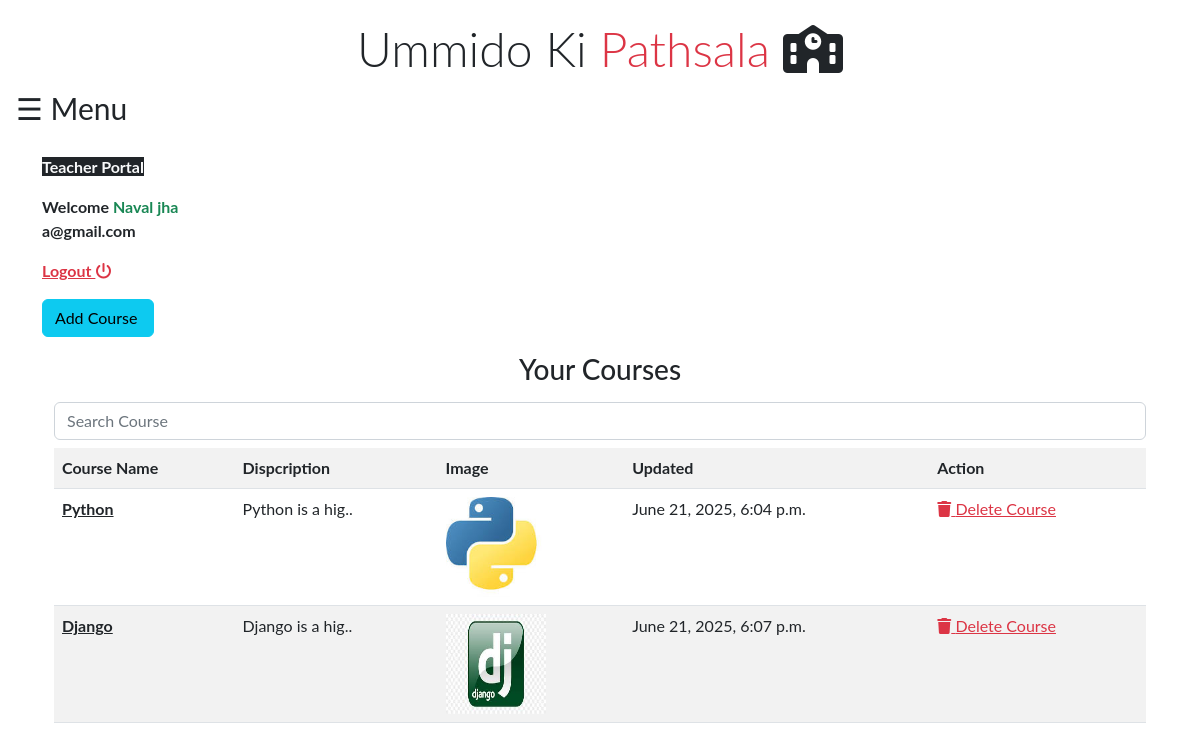
The page /cms/home/ (signed in) on the database its author committed.
### cms/models.py (models this page shows)
class teacher(models.Model):
    name = models.CharField(max_length=250)
    email = models.EmailField(max_length=250,unique=True)
    password = models.CharField(max_length=250)

class course(models.Model):
    cname = models.CharField(max_length=400)
    user = models.ForeignKey(teacher,on_delete=models.CASCADE)
    slug = AutoSlugField(populate_from='cname',max_length=250,unique=True,null=True,default=None)
    disp = models.TextField(default=False)
    dateof  = models.DateTimeField(auto_now_add=True)
    cimg = models.ImageField(upload_to='courseimg/' ,default=False)

### cms/views.py (the view)
# urls.py: path('home/',views.home.as_view(),name='home'),
class home(View):
    @method_decorator(teacherAuth)
    def get(self, request):
        if request.isauth:
            data = teacher.objects.filter(Q(email = request.session['email']) & Q(name = request.name))
            if data.exists():
                courses = course.objects.filter(user = teacher.objects.get(email = request.session['email']))
                return render(request,'cms/homecms.html',{'data':data,'course':courses})
            else:
                return render(request,'cms/login.html')
        else:
            return render(request,'cms/login.html')

### cms/templates/cms/homecms.html (shortened to what this page needs)
{% extends 'core/base.html' %}
{% load static %}
{% block content %}
{% include 'core/navbar.html' %}
<div class="container mt-2">
    {% if data %}
    <p><b class="text-center bg-dark text-light">Teacher Portal</b></p>
    {% for i in data %}
    <p class="text-dark mt-2"><b>Welcome <span class="text-success">{{i.name | capfirst  }}</span> <br>{{i.email}} </b>  </p>
    <p><b class="text-danger"><a href="{% url 'logoutcms' %}" class="text-danger">Logout <i class="fa-solid fa-power-off"></i></a>  </b></p>
    <p><b class=""><a href="{% url 'addcourse' %}" class="btn btn-info">Add Course </a>  </b></p>
    {% endfor %}
    <div class="container mt-2">
        <h3 class="text-dark text-center">Your Courses</h3>
    </div>
    <div class="container" style='overflow-x:scroll;'>
        {% if course   %}
        <input type="text" name="input" id="myInput" class="form-control mt-2" placeholder="Search Course ">
        <table class="table table-striped mt-2" id="myTable">
          <th> Course Name </th>
          <th> Dispcription </th>
          <th> Image </th>
          <th> Updated </th>
          <th> Action </th>
            {% for i in course %}
            <tr>
            <td><p><b><a href="{% url 'opencourse' book=i.slug %}" class='text-dark'> {{i.cname | capfirst}}</a></b></p></td>
            {% if i.disp == '' %}
            <td>No Dispcription</td>
            {% else %}
            <td>{{i.disp | slice:":15"}}..</td>
            {% endif %}
            {% if i.cimg == 'False' %}
<td>
    <img src="{% static 'cms/img/book.jpeg' %}" alt="default image" class="img-fluid" style='width:100px; height:100px; ' title="this is the default image">
</td>
            {% else %}
<td>
    <img src="{{ i.cimg.url }}" alt="course image" class="img-fluid" style='width:100px; height:100px; '>
</td>
            {% endif %}
            <td>{{i.dateof}}</td>
            <td><a href="{% url 'deletecourse' book=i.slug %}" class="text-danger"><i class="fa fa-trash" aria-hidden="true"></i> Delete Course
            </a></td>
        </tr>
            {% endfor %}
        </table>
        {% else %}
        <hr class="text-success">
        <h3 class="text-center">No Courses Yet.</h3>
        {% endif %}
    </div>
    {% else %}
    <h1>Something went wrong !!!</h1>
    {% endif %}
</div>
{% endblock content %}

### core/templates/core/base.html (shortened to what this page needs)
<!doctype html>
<html lang="en">
  <head>
  {% block link %}
  {% load cache %}
  {% cache 500 links %}
  <link href="https://cdn.jsdelivr.net/npm/bootstrap@5.2.1/dist/css/bootstrap.min.css" rel="stylesheet">
  <link rel="stylesheet" href="https://cdnjs.cloudflare.com/ajax/libs/font-awesome/6.2.0/css/all.min.css" />
 {% endcache links %}
  {% endblock link %}
  </head>
  <body>
    {% block content %}{% endblock content %}
  </body>
</html>

### core/templates/core/navbar.html (shortened to what this page needs)
<div id="main">
  <div class=" mt-1 text-center">
    <h1 class="display-5">Ummido Ki <span class="text-danger text-center">Pathsala</span> <i class="fas fa-school"></i> </h1>
  </div>
  <span style="font-size:30px;cursor:pointer" onclick="openNav()">&#9776; Menu</span>
</div>

### core/templates/core/navbar.html (style rules this page uses)
body { font-family: "Lato", sans-serif; }
#main { transition: margin-left .5s; padding: 16px; }

### rows shown on the page
teacher: name "Naval jha", email "a@gmail.com"
course: cname "Python", disp "Python is a hig", cimg (picture), dateof "June 21, 2025, 6:04 p.m."
course: cname "Django", disp "Django is a hig", cimg (picture), dateof "June 21, 2025, 6:07 p.m."
